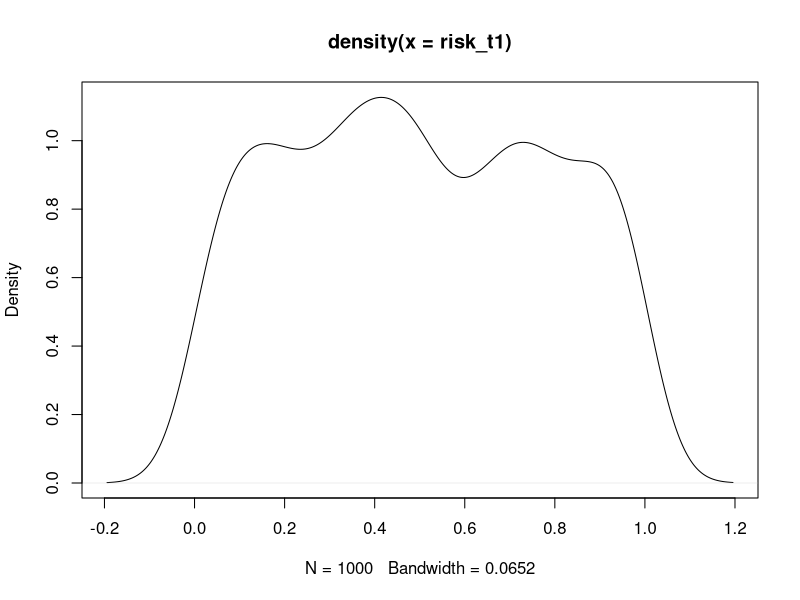
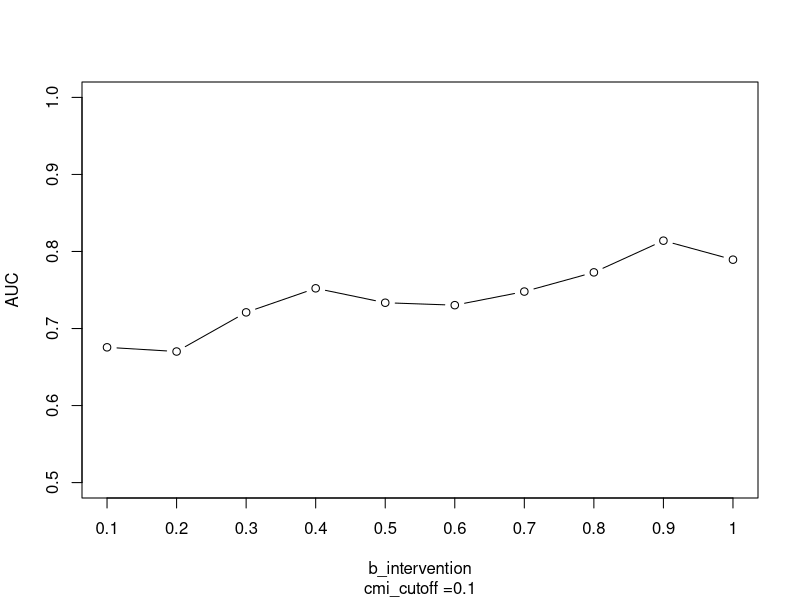
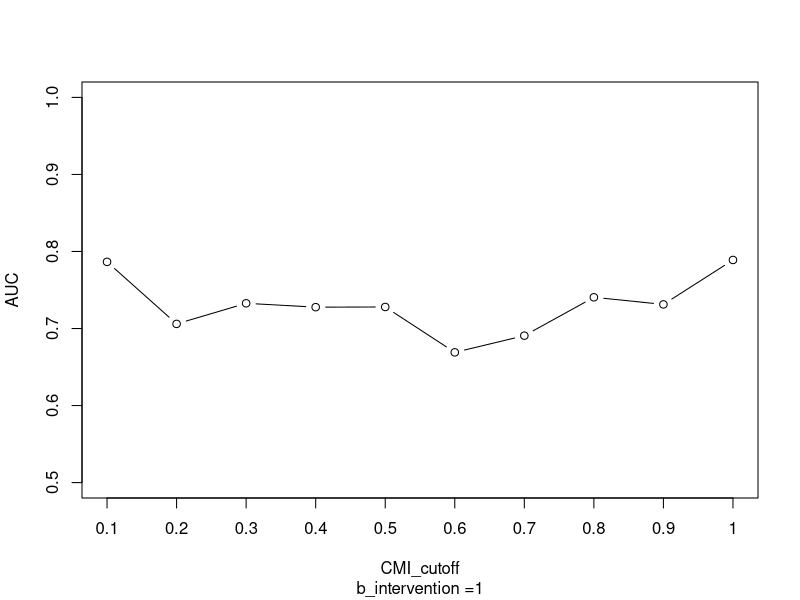
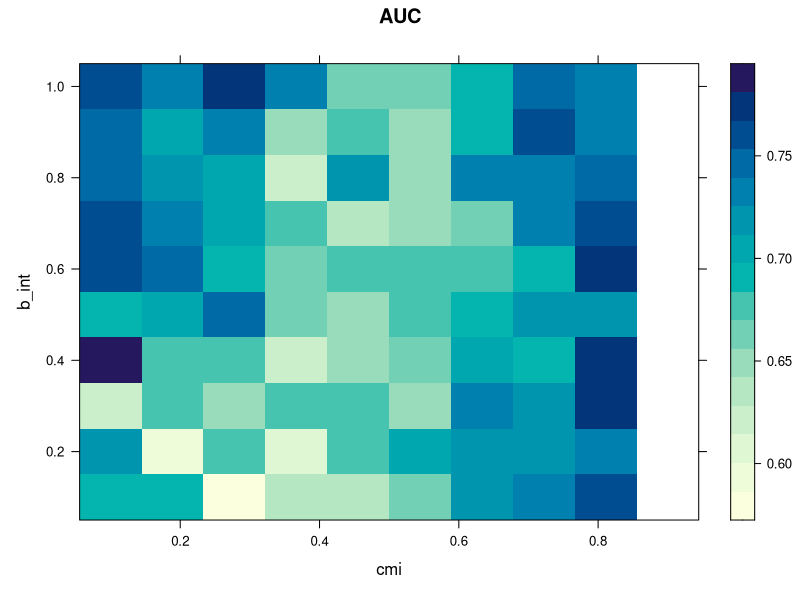

Generate these figures, in order, with R:
library(tidyverse)
library(dplyr)
library(ggplot2)
library(pROC)
library(boot)
library("lattice")

# set up -----------------------------------------------------------------------
set.seed(1)
n <- 1000

# generate risk_t1
risk_t1 <-  runif(n, 0, 1)
plot(density(risk_t1))

# intervention
cmi_cutoff <- 0.1

# intervention effectiveness/probability of the intervention works (fixed, varies in different trials)
# b_intervention <- c(seq(0, 1, 0.1)) # set to 1  for null case
b_intervention <- 1

gen_outcome1 <- function(risk_t1, n = n){
  outcome_noint <- rbinom(n, 1, 0.9 * risk_t1) # the constant vary to control true model AUC
  df <- as.data.frame(cbind(risk_t1, outcome_noint))
  return (df)
}

a <- gen_outcome1(risk_t1, n)
auc(a$outcome_noint, a$risk_t1)

# generate cmi (binary)--------------------------------
gen_cmi <- function(risk_t1, n = n, cmi_cutoff){
  # 1. cutoff approach
  df <- gen_outcome1(risk_t1, n)
  df <- df %>%
    mutate(cmi = case_when(risk_t1 > cmi_cutoff ~ 1,
                           TRUE ~ 0))

  # 2. percentage approach
  # df <- gen_outcome1(risk_t1, n)
  # cmi <- sample(c(0, 1),size = nrow(df), prob = c(1 - cmi_perc, cmi_perc),
  #               replace = TRUE)
  return (df)
}
a <- gen_cmi(risk_t1, n, cmi_cutoff)


# generate risk_t2 depending on cmi & risk_t1-----------------------------------
gen_risk_t2 <- function(risk_t1, n = n, b_intervention, cmi_cutoff){
  # if cmi == 1 & outcome_noint == 1 then risk_t2 = risk_t1 * b_intervention
  df <- gen_cmi(risk_t1, n, cmi_cutoff)
  df <- df %>%
    mutate(risk_t2 = case_when((outcome_noint == 1 & cmi == 1) ~ risk_t1 * b_intervention,
                               TRUE ~ risk_t1))
  return (df)
}
b <- gen_risk_t2(risk_t1, n, b_intervention, cmi_cutoff)

# generate outcome from risk_t2-------------------------------------------------
gen_outcome <- function(risk_t1, n = n, b_intervention,cmi_cutoff){
  df <- gen_risk_t2(risk_t1, n, b_intervention, cmi_cutoff)


  condition <- df %>%
    filter(outcome_noint == 1 & cmi == 1)

  # 1. generate all observed outcome probabilistically
  # oo: if outcome_no_intervention = 0 & intervention = 0 --> old outcome
  # ol: if outcome_no_intervention = 0 & intervention = 1 --> old outcome
  # lo: if outcome_no_intervention = 1 & intervention = 0 --> old outcome
  # ll: if outcome_no_intervention = 1 & intervention = 1 --> rbinom(n, 1, risks_t2)

  num_obs <- dim(condition)[1]

  df_final <- df %>%
    mutate(outcome_int = ifelse((outcome_noint  == 1 & cmi == 1),
                                 rbinom(num_obs, 1, df$risk_t2),
                                 outcome_noint))


  # 2. choose b_intervention% of the ppl (outcome_no_intervention = 1 & intervention = 1) to have
  # outcome = 0

  # effective <- sample_frac(condition, size = b_intervention, replace = FALSE)
  # effective_df <- subset(df,(risk_t1 %in% effective$risk_t1 &
  #              outcome_noint %in% effective$outcome_noint &
  #              cmi %in% effective$cmi &
  #              risk_t2 %in% effective$risk_t2))
  #
  # non_effective_df <- subset(df,!(risk_t1 %in% effective$risk_t1 &
  #                                  outcome_noint %in% effective$outcome_noint &
  #                                  cmi %in% effective$cmi &
  #                                  risk_t2 %in% effective$risk_t2))
  # effective_df$outcome_int <- 0
  # non_effective_df$outcome_int <- non_effective_df$outcome_noint
  # df_final <- rbind(effective_df, non_effective_df)

  return (df_final)
}

c <- gen_outcome(risk_t1, n, b_intervention, cmi_cutoff)


#### inspect
mean(c$risk_t1)
mean(c$risk_t2)
mean(c$cmi)
mean(c$outcome_noint)
mean(c$outcome_int)

# model training-----------------------------------------------------------------
c <- as.data.frame(gen_outcome(risk_t1, n = n, b_intervention,cmi_cutoff))
x <- c %>%
  select(c(1,3))
y <- c %>%
  select(5)

# train/test split
train <- sample(1:nrow(x), nrow(x)/2)
x.train <- x[train,]
y.train <- y[train,]

test <- (-train)
x.test <- x[test,]
y.test <- y[test,]

# fit logistic regression
# Difference method

# indirect effect
fit <- glm(y.train ~ ., data = x.train, family = "binomial")
# coefficient of risk_t1: 6.8678
# indirect effect = 6.8678-4.4338 = 2.434

# direct effect
fit_2 <- glm(y.train ~ ., data = as.data.frame(x.train[,1]), family = "binomial")
# coefficient of risk_t1: 4.4338

# Evaluate-----------------------------------------------------------------------
y.pred <- predict(fit, x.test, type = "response")

# AUC
AUC <- auc(y.test, y.pred)
AUC

# AUC grid----------------------------------------------------------------------
# vary b_intervention
AUC.grid <- rep(NA, 10)
for (i in seq(from=0.1, to=1, by=0.1)) {

  c <- as.data.frame(gen_outcome(risk_t1,
                                 n,
                                 b_intervention = i,
                                 cmi_cutoff))
  x <- c %>%
    select(c(1,3))
  y <- c %>%
    select(5)

  # train/test split
  train <- sample(1:nrow(x), nrow(x)/2)
  x.train <- x[train,]
  y.train <- y[train,]

  test <- (-train)
  x.test <- x[test,]
  y.test <- y[test,]

  fit <- glm(y.train ~ ., data = x.train, family = "binomial")
  y.pred <- predict(fit, x.test, type = "response")
  AUC.grid[i*10] <- auc(y.test, y.pred)
}

plot(AUC.grid, xlab = "b_intervention", xaxt = "n", ylab = "AUC", ylim = c(0.5, 1),
     type = "b", sub = paste0("cmi_cutoff =", cmi_cutoff))
axis(side=1, at=1:10, labels = seq(0.1, 1, 0.1))

# vary cmi_cutoff
cmi.grid <- rep(NA, 10)
for (i in seq(from=0.1, to=1, by=0.1)) {
  c <- as.data.frame(gen_outcome(risk_t1,
                                 n,
                                 b_intervention,
                                 cmi_cutoff = i))
  x <- c %>%
    select(c(1,3))
  y <- c %>%
    select(5)

  # train/test split
  train <- sample(1:nrow(x), nrow(x)/2)
  x.train <- x[train,]
  y.train <- y[train,]

  test <- (-train)
  x.test <- x[test,]
  y.test <- y[test,]

  fit <- glm(y.train ~ ., data = x.train, family = "binomial")
  y.pred <- predict(fit, x.test, type = "response")
  cmi.grid[i*10] <- auc(y.test, y.pred)
}

plot(cmi.grid, xlab = "CMI_cutoff", xaxt = "n", ylab = "AUC", ylim = c(0.5, 1),
     type = "b", sub = paste0("b_intervention =", b_intervention))
axis(side=1, at=1:10, labels = seq(0.1, 1, 0.1))


# heatmap -----------------------------------------------------------------
cmi <- seq(0.1, 0.9, length.out=10)
b_int <- seq(0.1, 1, length.out=10)

data <- expand.grid(X=cmi, Y=b_int)
auc_table <- matrix(NA, nrow = length(cmi), ncol = length(cmi))


for (cmi in seq(from=0.1, to=0.9, by=0.1)) {
  for (b_int in seq(from=0.1, to=1, by=0.1)) {
    c <- as.data.frame(gen_outcome(risk_t1,
                                   n,
                                   b_intervention = b_int,
                                   cmi_cutoff = cmi))
    x <- c %>%
      select(c(1,3))
    y <- c %>%
      select(5)

    # train/test split
    train <- sample(1:nrow(x), nrow(x)/2)
    x.train <- x[train,]
    y.train <- y[train,]

    test <- (-train)
    x.test <- x[test,]
    y.test <- y[test,]

    fit <- glm(y.train ~ ., data = x.train, family = "binomial")
    y.pred <- predict(fit, x.test, type = "response")
    auc_table[cmi*10, b_int*10] <- auc(y.test, y.pred)
  }
}

levelplot(auc_table ~ X*Y, data=data,
          main="AUC",
          xlab="cmi", ylab="b_int")
